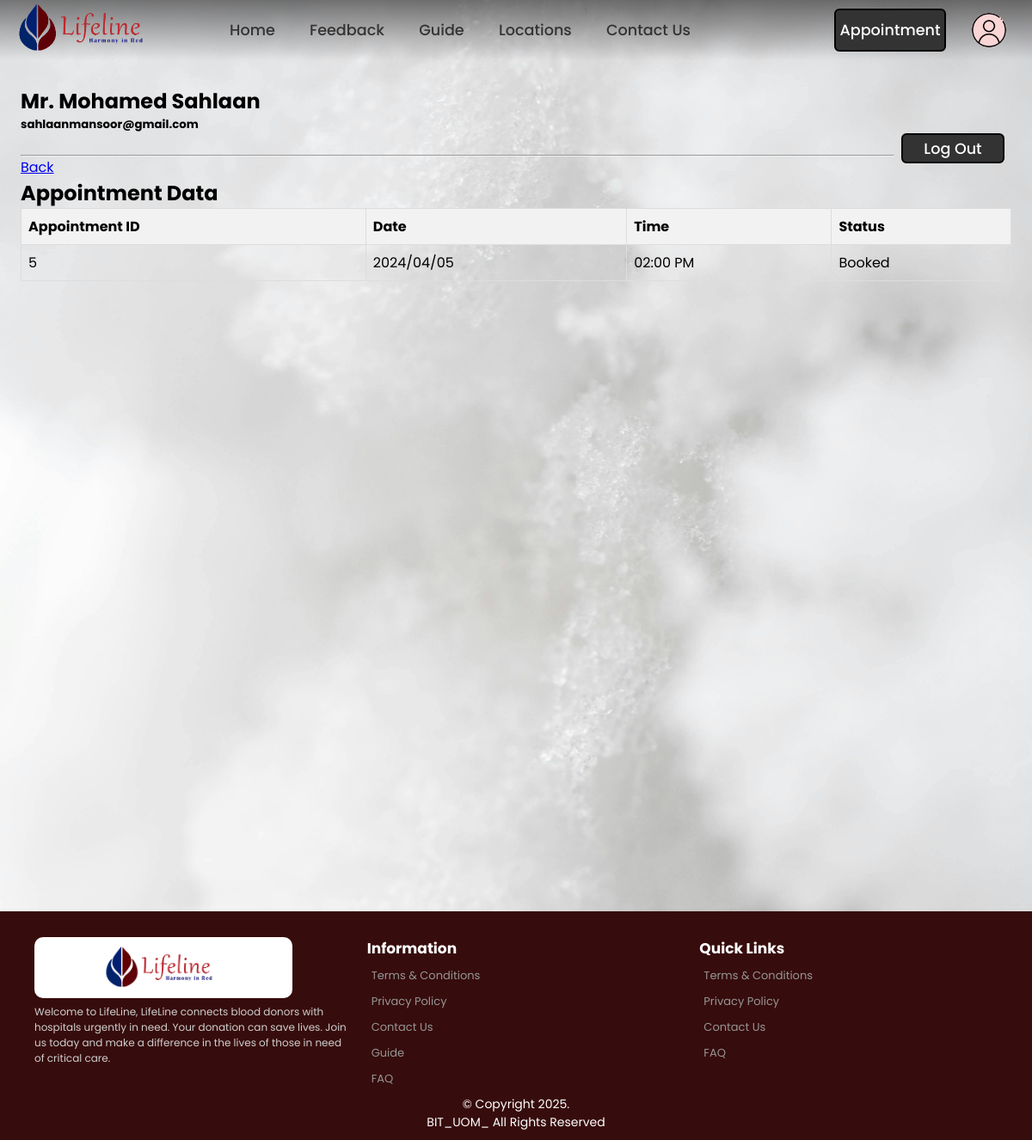
The page /hospital_appointment_history.php (signed in) on the database its author committed.
### tables this page shows
CREATE TABLE
    appointment (
        Appointment_id INT AUTO_INCREMENT NOT NULL,
        A_Donor_id INT NULL,
        A_Guest_id INT NULL,
        A_Date VARCHAR(20) NOT NULL,
        A_Time VARCHAR(20) NOT NULL,
        A_Meridiem VARCHAR(2) NOT NULL,
        A_Hospital_id INT NOT NULL,
        Status BOOLEAN NULL,
        CONSTRAINT Appointment_PK PRIMARY KEY (Appointment_id),
        CONSTRAINT Appointment_A_Doner_id_FK1 FOREIGN KEY (A_Donor_id) REFERENCES Donor (Donor_id),
        CONSTRAINT Appointment_A_Guest_id_FK2 FOREIGN KEY (A_Guest_id) REFERENCES Guest (Guest_id),
        CONSTRAINT Appointment_A_Hospital_id_FK3 FOREIGN KEY (A_Hospital_id) REFERENCES Hospital (Hospital_id),
        CONSTRAINT Donor_or_Guest CHECK (
            (
                A_Donor_id IS NOT NULL
                AND A_Guest_id IS NULL
            )
            OR (
                A_Donor_id IS NULL
                AND A_Guest_id IS NOT NULL
            )
        )
    );

### hospital_appointment_history.php (the view, shortened to what this page needs)
<?php
require 'header.php';
require 'includes/dbh.inc.php';
$sql = "SELECT * ,
CONCAT(A_Time, ' ', A_meridiem) AS ATM
FROM appointment
LEFT JOIN hospital ON appointment.A_Hospital_id = hospital.Hospital_id
WHERE A_Hospital_id = $_SESSION[userID]";
$result = $con->query($sql);
?>
<!DOCTYPE html>
<html lang="en">
<head>
</head>
<body>
  <main class="frame">
      <div class="sec1">
        <div class="row1">
          <?php
          echo "<h2 class=\"title\">" . $_SESSION['username'] . "</h2>";
          ?>
          <div>
            <?php echo "<h5 class=\"head\">" . $_SESSION['email'] . "</h5>"; ?>
          </div>
          <div class="but3">
            <button class="logout" name='logout' onclick="document.location='logout.php' ">Log Out</button>
          </div>
        </div>
      </div>
      <br />
      <hr />
    <a href="hospital_panel.php">Back</a>
    <br>
  <h2>Appointment Data</h2>
  <table>
    <tr>
      <th>Appointment ID</th>
      <th>Date</th>
      <th>Time</th>
      <th>Status</th>
    </tr>
    <?php
    if ($result->num_rows > 0) {
      while($row = $result->fetch_assoc()) {
        echo "<tr>";
        echo "<td>" . $row["Appointment_id"] . "</td>";
        echo "<td>" . $row["A_Date"] . "</td>";
        echo "<td>" . $row["ATM"] . "</td>";
        echo "<td>" . ($row["Status"] ? 'Booked' : 'Cancelled') . "</td>";
        echo "</tr>";
      }
    } else {
      echo "<tr><td colspan='8'>No appointments found</td></tr>";
    }
    ?>
  </table>
  </main>
</body>
</html>
<?php
require 'footer.php';
?>

### css/index.css (style rules this page uses)
* { margin: 0; padding: 0; box-sizing: border-box; font-family: 'Poppins', sans-serif; }
body { justify-content: center; align-items: center; background-color:#EEF5FF; margin-top: 100px; min-height: 100vh; }

### hospital_appointment_history.php (style rules this page uses)
body { background-image:url(../images/panelwall5.jpg); image-orientation: flip; background-repeat: no-repeat; background-size: cover; background-position: center; }
table { border-collapse: collapse; width: 100%; }
th, td { border: 1px solid #ddd; padding: 8px; text-align: left; }
th { background-color: #f2f2f2; }
.logout { float:right; margin: 0 8px; width: 120px; height: 35px; border: 2px solid #000000; outline:none; border-radius: 6px; font-size: 1.1em; color: white; background-color: #333; font-weight: 500; transition: .5s; }
.logout { display: inline; }
.frame { border-color: black; border: 2%; border-radius: 10px; width: 96%; height: 120%; padding: auto; margin:auto; z-index: 1; }

### rows shown on the page
appointment: Appointment_id "5", A_Date "2024/04/05", ATM "02:00 PM"

### other values the page prints
$_SESSION['username'] "Mr. Mohamed Sahlaan"
$_SESSION['email'] "sahlaanmansoor@gmail.com"
